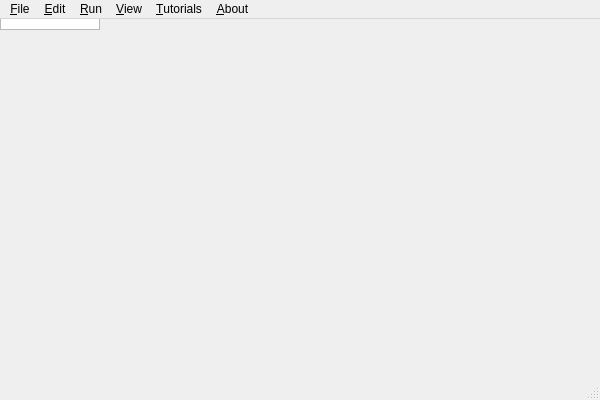
<?xml version="1.0" encoding="UTF-8"?>
<ui version="4.0">
 <class>LammpsGui</class>
 <widget class="QMainWindow" name="LammpsGui">
  <property name="geometry">
   <rect>
    <x>0</x>
    <y>0</y>
    <width>600</width>
    <height>400</height>
   </rect>
  </property>
  <property name="windowTitle">
   <string>LammpsGui</string>
  </property>
  <widget class="CodeEditor" name="textEdit">
   <property name="enabled">
    <bool>true</bool>
   </property>
   <property name="acceptDrops">
    <bool>true</bool>
   </property>
  </widget>
  <widget class="QMenuBar" name="menubar">
   <property name="geometry">
    <rect>
     <x>0</x>
     <y>0</y>
     <width>600</width>
     <height>24</height>
    </rect>
   </property>
   <widget class="QMenu" name="menuFile">
    <property name="title">
     <string>&amp;File</string>
    </property>
    <addaction name="actionNew"/>
    <addaction name="separator"/>
    <addaction name="actionOpen"/>
    <addaction name="actionView"/>
    <addaction name="actionInspect"/>
    <addaction name="separator"/>
    <addaction name="action_1"/>
    <addaction name="action_2"/>
    <addaction name="action_3"/>
    <addaction name="action_4"/>
    <addaction name="action_5"/>
    <addaction name="separator"/>
    <addaction name="actionSave"/>
    <addaction name="actionSave_As"/>
    <addaction name="separator"/>
    <addaction name="actionQuit"/>
   </widget>
   <widget class="QMenu" name="menuEdit">
    <property name="title">
     <string>&amp;Edit</string>
    </property>
    <addaction name="actionUndo"/>
    <addaction name="actionRedo"/>
    <addaction name="separator"/>
    <addaction name="actionCopy"/>
    <addaction name="actionCut"/>
    <addaction name="actionPaste"/>
    <addaction name="separator"/>
    <addaction name="actionSearchAndReplace"/>
    <addaction name="separator"/>
    <addaction name="actionPreferences"/>
    <addaction name="actionDefaults"/>
   </widget>
   <widget class="QMenu" name="menu_Run">
    <property name="title">
     <string>&amp;Run</string>
    </property>
    <addaction name="actionRun_Buffer"/>
    <addaction name="actionRun_File"/>
    <addaction name="actionStop_LAMMPS"/>
    <addaction name="actionRestart_LAMMPS"/>
    <addaction name="separator"/>
    <addaction name="actionSet_Variables"/>
    <addaction name="separator"/>
    <addaction name="actionImage"/>
    <addaction name="actionView_in_OVITO"/>
    <addaction name="actionView_in_VMD"/>
   </widget>
   <widget class="QMenu" name="menu_Tutorial">
    <property name="title">
     <string>&amp;Tutorials</string>
    </property>
    <addaction name="actionTutorial1"/>
    <addaction name="actionTutorial2"/>
    <addaction name="actionTutorial3"/>
    <addaction name="actionTutorial4"/>
    <addaction name="actionTutorial5"/>
    <addaction name="actionTutorial6"/>
    <addaction name="actionTutorial7"/>
    <addaction name="actionTutorial8"/>
   </widget>
   <widget class="QMenu" name="menuAbout">
    <property name="title">
     <string>&amp;About</string>
    </property>
    <addaction name="actionAbout_LAMMPS_GUI"/>
    <addaction name="action_Help"/>
    <addaction name="actionLAMMPS_GUI_Howto"/>
    <addaction name="actionLAMMPS_Manual"/>
    <addaction name="actionLAMMPS_Tutorial"/>
   </widget>
   <widget class="QMenu" name="menu_View">
    <property name="title">
     <string>&amp;View</string>
    </property>
    <addaction name="actionView_Log_Window"/>
    <addaction name="actionView_Graph_Window"/>
    <addaction name="actionView_Image_Window"/>
    <addaction name="actionView_Slide_Show"/>
    <addaction name="actionView_Variable_Window"/>
   </widget>
   <addaction name="menuFile"/>
   <addaction name="menuEdit"/>
   <addaction name="menu_Run"/>
   <addaction name="menu_View"/>
   <addaction name="menu_Tutorial"/>
   <addaction name="menuAbout"/>
  </widget>
  <widget class="QStatusBar" name="statusbar"/>
  <action name="actionNew">
   <property name="icon">
    <iconset theme=":/icons/document-new.png"/>
   </property>
   <property name="text">
    <string>&amp;New</string>
   </property>
   <property name="shortcut">
    <string>Ctrl+N</string>
   </property>
  </action>
  <action name="actionOpen">
   <property name="icon">
    <iconset theme=":/icons/document-open.png"/>
   </property>
   <property name="text">
    <string>&amp;Open</string>
   </property>
   <property name="shortcut">
    <string>Ctrl+O</string>
   </property>
  </action>
  <action name="actionView">
   <property name="icon">
    <iconset theme=":/icons/document-open.png"/>
   </property>
   <property name="text">
    <string>&amp;View</string>
   </property>
   <property name="shortcut">
    <string>Ctrl+Shift+F</string>
   </property>
  </action>
  <action name="actionInspect">
   <property name="icon">
    <iconset theme=":/icons/document-open.png"/>
   </property>
   <property name="text">
    <string>Inspect &amp;Restart</string>
   </property>
   <property name="shortcut">
    <string>Ctrl+Shift+R</string>
   </property>
  </action>
  <action name="actionSave">
   <property name="icon">
    <iconset theme=":/icons/document-save.png"/>
   </property>
   <property name="text">
    <string>&amp;Save</string>
   </property>
   <property name="shortcut">
    <string>Ctrl+S</string>
   </property>
  </action>
  <action name="actionSave_As">
   <property name="icon">
    <iconset theme=":/icons/document-save-as.png"/>
   </property>
   <property name="text">
    <string>Save &amp;As</string>
   </property>
   <property name="shortcut">
    <string>Ctrl+Shift+S</string>
   </property>
  </action>
  <action name="actionQuit">
   <property name="icon">
    <iconset theme=":/icons/application-exit.png"/>
   </property>
   <property name="text">
    <string>&amp;Quit</string>
   </property>
   <property name="shortcut">
    <string>Ctrl+Q</string>
   </property>
  </action>
  <action name="actionCut">
   <property name="icon">
    <iconset theme=":/icons/edit-cut.png"/>
   </property>
   <property name="text">
    <string>Cu&amp;t</string>
   </property>
   <property name="shortcut">
    <string>Ctrl+X</string>
   </property>
  </action>
  <action name="actionCopy">
   <property name="icon">
    <iconset theme=":/icons/edit-copy.png"/>
   </property>
   <property name="text">
    <string>&amp;Copy</string>
   </property>
   <property name="shortcut">
    <string>Ctrl+C</string>
   </property>
  </action>
  <action name="actionPaste">
   <property name="icon">
    <iconset theme=":/icons/edit-paste.png"/>
   </property>
   <property name="text">
    <string>&amp;Paste</string>
   </property>
   <property name="shortcut">
    <string>Ctrl+V</string>
   </property>
  </action>
  <action name="actionUndo">
   <property name="icon">
    <iconset theme=":/icons/edit-undo.png"/>
   </property>
   <property name="text">
    <string>&amp;Undo</string>
   </property>
   <property name="shortcut">
    <string>Ctrl+Z</string>
   </property>
  </action>
  <action name="actionRedo">
   <property name="icon">
    <iconset theme=":/icons/edit-redo.png"/>
   </property>
   <property name="text">
    <string>&amp;Redo</string>
   </property>
   <property name="shortcut">
    <string>Ctrl+Shift+Z</string>
   </property>
  </action>
  <action name="actionRun_Buffer">
   <property name="icon">
    <iconset theme=":/icons/system-run.png"/>
   </property>
   <property name="text">
    <string>&amp;Run LAMMPS from Editor Buffer</string>
   </property>
   <property name="shortcut">
    <string>Ctrl+Return</string>
   </property>
  </action>
  <action name="actionRun_File">
   <property name="icon">
    <iconset theme=":/icons/run-file.png"/>
   </property>
   <property name="text">
    <string>Run LAMMPS from &amp;File</string>
   </property>
   <property name="shortcut">
    <string>Ctrl+Shift+Return</string>
   </property>
  </action>
  <action name="actionStop_LAMMPS">
   <property name="icon">
    <iconset theme=":/icons/process-stop.png"/>
   </property>
   <property name="text">
    <string>&amp;Stop LAMMPS</string>
   </property>
   <property name="shortcut">
    <string>Ctrl+/</string>
   </property>
  </action>
  <action name="actionRestart_LAMMPS">
   <property name="icon">
    <iconset theme=":/icons/system-restart.png"/>
   </property>
   <property name="text">
    <string>Restart &amp;LAMMPS</string>
   </property>
  </action>
  <action name="actionImage">
   <property name="icon">
    <iconset theme=":/icons/emblem-photos.png"/>
   </property>
   <property name="text">
    <string>Create &amp;Image</string>
   </property>
   <property name="shortcut">
    <string>Ctrl+I</string>
   </property>
  </action>
  <action name="actionAbout_LAMMPS_GUI">
   <property name="icon">
    <iconset theme=":/icons/help-about.png"/>
   </property>
   <property name="text">
    <string>&amp;About LAMMPS-GUI</string>
   </property>
   <property name="shortcut">
    <string>Ctrl+Shift+A</string>
   </property>
  </action>
  <action name="action_Help">
   <property name="icon">
    <iconset theme=":/icons/help-faq.png"/>
   </property>
   <property name="text">
    <string>Quick &amp;Help</string>
   </property>
   <property name="shortcut">
    <string>Ctrl+Shift+H</string>
   </property>
  </action>
  <action name="actionSearchAndReplace">
   <property name="icon">
    <iconset theme=":/icons/search.png"/>
   </property>
   <property name="text">
    <string>&amp;Find and Replace...</string>
   </property>
   <property name="shortcut">
    <string>Ctrl+F</string>
   </property>
  </action>
  <action name="actionPreferences">
   <property name="icon">
    <iconset theme=":/icons/preferences-desktop.png"/>
   </property>
   <property name="text">
    <string>P&amp;references...</string>
   </property>
   <property name="shortcut">
    <string>Ctrl+P</string>
   </property>
  </action>
  <action name="actionLAMMPS_Manual">
   <property name="icon">
    <iconset theme=":/icons/help-browser.png"/>
   </property>
   <property name="text">
    <string>LAMMPS Online &amp;Manual</string>
   </property>
   <property name="shortcut">
    <string>Ctrl+Shift+M</string>
   </property>
  </action>
  <action name="actionLAMMPS_Tutorial">
   <property name="icon">
    <iconset theme=":/icons/help-tutorial.png"/>
   </property>
   <property name="text">
    <string>LAMMPS &amp;Tutorial Website</string>
   </property>
   <property name="shortcut">
    <string>Ctrl+Shift+T</string>
   </property>
  </action>
  <action name="actionDefaults">
   <property name="icon">
    <iconset theme=":/icons/document-revert.png"/>
   </property>
   <property name="text">
    <string>Reset Preferences to &amp;Defaults</string>
   </property>
  </action>
  <action name="actionView_in_OVITO">
   <property name="icon">
    <iconset theme=":/icons/ovito.png"/>
   </property>
   <property name="text">
    <string>View in &amp;OVITO</string>
   </property>
   <property name="shortcut">
    <string>Ctrl+Shift+O</string>
   </property>
  </action>
  <action name="actionView_in_VMD">
   <property name="icon">
    <iconset theme=":/icons/vmd.png"/>
   </property>
   <property name="text">
    <string>View in VM&amp;D</string>
   </property>
   <property name="shortcut">
    <string>Ctrl+Shift+D</string>
   </property>
  </action>
  <action name="actionView_Log_Window">
   <property name="icon">
    <iconset theme=":/icons/utilities-terminal.png"/>
   </property>
   <property name="text">
    <string>&amp;Output Window</string>
   </property>
   <property name="shortcut">
    <string>Ctrl+Shift+L</string>
   </property>
  </action>
  <action name="actionView_Graph_Window">
   <property name="icon">
    <iconset theme=":/icons/x-office-drawing.png"/>
   </property>
   <property name="text">
    <string>&amp;Charts Window</string>
   </property>
   <property name="shortcut">
    <string>Ctrl+Shift+C</string>
   </property>
  </action>
  <action name="actionView_Slide_Show">
   <property name="icon">
    <iconset theme=":/icons/image-x-generic.png"/>
   </property>
   <property name="text">
    <string>&amp;Slide Show Window</string>
   </property>
   <property name="shortcut">
    <string>Ctrl+L</string>
   </property>
  </action>
  <action name="action_1">
   <property name="icon">
    <iconset theme=":/icons/document-open-recent.png"/>
   </property>
   <property name="text">
    <string>&amp;1.</string>
   </property>
  </action>
  <action name="action_2">
   <property name="icon">
    <iconset theme=":/icons/document-open-recent.png"/>
   </property>
   <property name="text">
    <string>&amp;2.</string>
   </property>
  </action>
  <action name="action_3">
   <property name="icon">
    <iconset theme=":/icons/document-open-recent.png"/>
   </property>
   <property name="text">
    <string>&amp;3.</string>
   </property>
  </action>
  <action name="action_4">
   <property name="icon">
    <iconset theme=":/icons/document-open-recent.png"/>
   </property>
   <property name="text">
    <string>&amp;4.</string>
   </property>
  </action>
  <action name="action_5">
   <property name="icon">
    <iconset theme=":/icons/document-open-recent.png"/>
   </property>
   <property name="text">
    <string>&amp;5.</string>
   </property>
  </action>
  <action name="actionView_Image_Window">
   <property name="icon">
    <iconset theme=":/icons/emblem-photos.png"/>
   </property>
   <property name="text">
    <string>&amp;Image Window</string>
   </property>
   <property name="shortcut">
    <string>Ctrl+Shift+I</string>
   </property>
  </action>
  <action name="actionSet_Variables">
   <property name="icon">
    <iconset theme=":/icons/preferences-desktop-personal.png"/>
   </property>
   <property name="text">
    <string>Set &amp;Variables...</string>
   </property>
   <property name="shortcut">
    <string>Ctrl+Shift+V</string>
   </property>
  </action>
  <action name="actionView_Variable_Window">
   <property name="icon">
    <iconset theme=":/icons/preferences-desktop-personal.png"/>
   </property>
   <property name="text">
    <string>&amp;Variables Window</string>
   </property>
   <property name="shortcut">
    <string>Ctrl+Shift+W</string>
   </property>
  </action>
  <action name="actionTutorial1">
   <property name="icon">
    <iconset theme=":/icons/tutorial-logo.png"/>
   </property>
   <property name="text">
    <string>Start LAMMPS Tutorial &amp;1</string>
   </property>
  </action>
  <action name="actionTutorial2">
   <property name="icon">
    <iconset theme=":/icons/tutorial-logo.png"/>
   </property>
   <property name="text">
    <string>Start LAMMPS Tutorial &amp;2</string>
   </property>
  </action>
  <action name="actionTutorial3">
   <property name="icon">
    <iconset theme=":/icons/tutorial-logo.png"/>
   </property>
   <property name="text">
    <string>Start LAMMPS Tutorial &amp;3</string>
   </property>
  </action>
  <action name="actionTutorial4">
   <property name="icon">
    <iconset theme=":/icons/tutorial-logo.png"/>
   </property>
   <property name="text">
    <string>Start LAMMPS Tutorial &amp;4</string>
   </property>
  </action>
  <action name="actionTutorial5">
   <property name="icon">
    <iconset theme=":/icons/tutorial-logo.png"/>
   </property>
   <property name="text">
    <string>Start LAMMPS Tutorial &amp;5</string>
   </property>
  </action>
  <action name="actionTutorial6">
   <property name="icon">
    <iconset theme=":/icons/tutorial-logo.png"/>
   </property>
   <property name="text">
    <string>Start LAMMPS Tutorial &amp;6</string>
   </property>
  </action>
  <action name="actionTutorial7">
   <property name="icon">
    <iconset theme=":/icons/tutorial-logo.png"/>
   </property>
   <property name="text">
    <string>Start LAMMPS Tutorial &amp;7</string>
   </property>
  </action>
  <action name="actionTutorial8">
   <property name="icon">
    <iconset theme=":/icons/tutorial-logo.png"/>
   </property>
   <property name="text">
    <string>Start LAMMPS Tutorial &amp;8</string>
   </property>
  </action>
  <action name="actionLAMMPS_GUI_Howto">
   <property name="icon">
    <iconset theme=":/icons/system-help.png"/>
   </property>
   <property name="text">
    <string>LAMMPS-&amp;GUI Howto</string>
   </property>
   <property name="shortcut">
    <string>Ctrl+Shift+G</string>
   </property>
  </action>
 </widget>
 <customwidgets>
  <customwidget>
   <class>CodeEditor</class>
   <extends>QPlainTextEdit</extends>
   <header>codeeditor.h</header>
  </customwidget>
 </customwidgets>
 <resources/>
 <connections/>
</ui>
